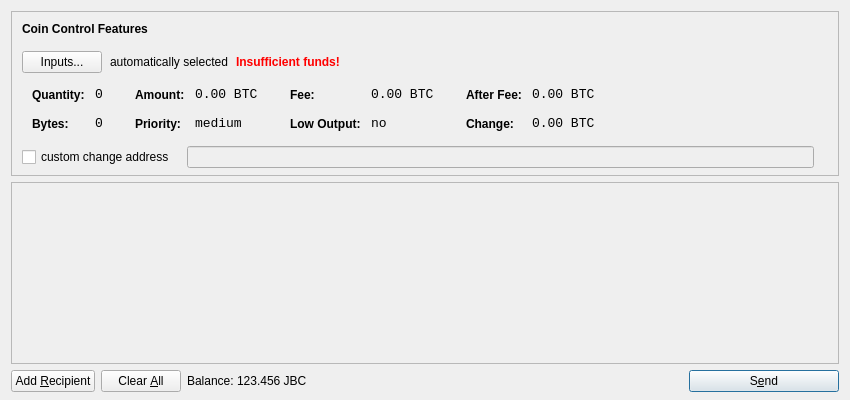
<?xml version="1.0" encoding="UTF-8"?>
<ui version="4.0">
 <class>SendCoinsDialog</class>
 <widget class="QDialog" name="SendCoinsDialog">
  <property name="geometry">
   <rect>
    <x>0</x>
    <y>0</y>
    <width>850</width>
    <height>400</height>
   </rect>
  </property>
  <property name="windowTitle">
   <string>Send Coins</string>
  </property>
  <layout class="QVBoxLayout" name="verticalLayout" stretch="0,1,0">
   <property name="bottomMargin">
    <number>8</number>
   </property>
   <item>
    <widget class="QFrame" name="frameCoinControl">
     <property name="sizePolicy">
      <sizepolicy hsizetype="Expanding" vsizetype="Expanding">
       <horstretch>0</horstretch>
       <verstretch>0</verstretch>
      </sizepolicy>
     </property>
     <property name="maximumSize">
      <size>
       <width>16777215</width>
       <height>16777215</height>
      </size>
     </property>
     <property name="frameShape">
      <enum>QFrame::StyledPanel</enum>
     </property>
     <property name="frameShadow">
      <enum>QFrame::Sunken</enum>
     </property>
     <layout class="QVBoxLayout" name="verticalLayoutCoinControl2">
      <property name="spacing">
       <number>-1</number>
      </property>
      <property name="leftMargin">
       <number>0</number>
      </property>
      <property name="topMargin">
       <number>0</number>
      </property>
      <property name="rightMargin">
       <number>0</number>
      </property>
      <property name="bottomMargin">
       <number>6</number>
      </property>
      <item>
       <layout class="QVBoxLayout" name="verticalLayoutCoinControl" stretch="0,0,0,0,1">
        <property name="spacing">
         <number>0</number>
        </property>
        <property name="leftMargin">
         <number>10</number>
        </property>
        <property name="topMargin">
         <number>10</number>
        </property>
        <item>
         <layout class="QHBoxLayout" name="horizontalLayoutCoinControl1">
          <property name="bottomMargin">
           <number>15</number>
          </property>
          <item>
           <widget class="QLabel" name="labelCoinControlFeatures">
            <property name="sizePolicy">
             <sizepolicy hsizetype="Preferred" vsizetype="Maximum">
              <horstretch>0</horstretch>
              <verstretch>0</verstretch>
             </sizepolicy>
            </property>
            <property name="font">
             <font>
              <weight>75</weight>
              <bold>true</bold>
             </font>
            </property>
            <property name="styleSheet">
             <string notr="true">font-weight:bold;</string>
            </property>
            <property name="text">
             <string>Coin Control Features</string>
            </property>
           </widget>
          </item>
         </layout>
        </item>
        <item>
         <layout class="QHBoxLayout" name="horizontalLayoutCoinControl2" stretch="0,0,0,0">
          <property name="spacing">
           <number>8</number>
          </property>
          <property name="bottomMargin">
           <number>10</number>
          </property>
          <item>
           <widget class="QPushButton" name="pushButtonCoinControl">
            <property name="styleSheet">
             <string notr="true"/>
            </property>
            <property name="text">
             <string>Inputs...</string>
            </property>
           </widget>
          </item>
          <item>
           <widget class="QLabel" name="labelCoinControlAutomaticallySelected">
            <property name="text">
             <string>automatically selected</string>
            </property>
            <property name="margin">
             <number>5</number>
            </property>
           </widget>
          </item>
          <item>
           <widget class="QLabel" name="labelCoinControlInsuffFunds">
            <property name="font">
             <font>
              <weight>75</weight>
              <bold>true</bold>
             </font>
            </property>
            <property name="styleSheet">
             <string notr="true">color:red;font-weight:bold;</string>
            </property>
            <property name="text">
             <string>Insufficient funds!</string>
            </property>
            <property name="margin">
             <number>5</number>
            </property>
           </widget>
          </item>
          <item>
           <spacer name="horizontalSpacerCoinControl">
            <property name="orientation">
             <enum>Qt::Horizontal</enum>
            </property>
            <property name="sizeHint" stdset="0">
             <size>
              <width>40</width>
              <height>1</height>
             </size>
            </property>
           </spacer>
          </item>
         </layout>
        </item>
        <item>
         <widget class="QWidget" name="widgetCoinControl" native="true">
          <property name="sizePolicy">
           <sizepolicy hsizetype="Preferred" vsizetype="Preferred">
            <horstretch>0</horstretch>
            <verstretch>0</verstretch>
           </sizepolicy>
          </property>
          <property name="minimumSize">
           <size>
            <width>0</width>
            <height>0</height>
           </size>
          </property>
          <property name="styleSheet">
           <string notr="true"/>
          </property>
          <layout class="QHBoxLayout" name="horizontalLayoutCoinControl5">
           <property name="margin">
            <number>0</number>
           </property>
           <item>
            <layout class="QHBoxLayout" name="horizontalLayoutCoinControl3" stretch="0,0,0,1">
             <property name="spacing">
              <number>20</number>
             </property>
             <property name="topMargin">
              <number>0</number>
             </property>
             <property name="bottomMargin">
              <number>10</number>
             </property>
             <item>
              <layout class="QFormLayout" name="formLayoutCoinControl1">
               <property name="horizontalSpacing">
                <number>10</number>
               </property>
               <property name="verticalSpacing">
                <number>14</number>
               </property>
               <property name="leftMargin">
                <number>10</number>
               </property>
               <property name="topMargin">
                <number>4</number>
               </property>
               <property name="rightMargin">
                <number>6</number>
               </property>
               <item row="0" column="0">
                <widget class="QLabel" name="labelCoinControlQuantityText">
                 <property name="styleSheet">
                  <string notr="true">font-weight:bold;</string>
                 </property>
                 <property name="text">
                  <string>Quantity:</string>
                 </property>
                 <property name="margin">
                  <number>0</number>
                 </property>
                </widget>
               </item>
               <item row="0" column="1">
                <widget class="QLabel" name="labelCoinControlQuantity">
                 <property name="font">
                  <font>
                   <family>Monospace</family>
                   <pointsize>10</pointsize>
                  </font>
                 </property>
                 <property name="cursor">
                  <cursorShape>IBeamCursor</cursorShape>
                 </property>
                 <property name="contextMenuPolicy">
                  <enum>Qt::ActionsContextMenu</enum>
                 </property>
                 <property name="text">
                  <string notr="true">0</string>
                 </property>
                 <property name="margin">
                  <number>0</number>
                 </property>
                 <property name="textInteractionFlags">
                  <set>Qt::LinksAccessibleByMouse|Qt::TextSelectableByKeyboard|Qt::TextSelectableByMouse</set>
                 </property>
                </widget>
               </item>
               <item row="1" column="0">
                <widget class="QLabel" name="labelCoinControlBytesText">
                 <property name="styleSheet">
                  <string notr="true">font-weight:bold;</string>
                 </property>
                 <property name="text">
                  <string>Bytes:</string>
                 </property>
                </widget>
               </item>
               <item row="1" column="1">
                <widget class="QLabel" name="labelCoinControlBytes">
                 <property name="font">
                  <font>
                   <family>Monospace</family>
                   <pointsize>10</pointsize>
                  </font>
                 </property>
                 <property name="cursor">
                  <cursorShape>IBeamCursor</cursorShape>
                 </property>
                 <property name="contextMenuPolicy">
                  <enum>Qt::ActionsContextMenu</enum>
                 </property>
                 <property name="text">
                  <string notr="true">0</string>
                 </property>
                 <property name="textInteractionFlags">
                  <set>Qt::LinksAccessibleByMouse|Qt::TextSelectableByKeyboard|Qt::TextSelectableByMouse</set>
                 </property>
                </widget>
               </item>
              </layout>
             </item>
             <item>
              <layout class="QFormLayout" name="formLayoutCoinControl2">
               <property name="horizontalSpacing">
                <number>10</number>
               </property>
               <property name="verticalSpacing">
                <number>14</number>
               </property>
               <property name="leftMargin">
                <number>6</number>
               </property>
               <property name="topMargin">
                <number>4</number>
               </property>
               <property name="rightMargin">
                <number>6</number>
               </property>
               <item row="0" column="0">
                <widget class="QLabel" name="labelCoinControlAmountText">
                 <property name="styleSheet">
                  <string notr="true">font-weight:bold;</string>
                 </property>
                 <property name="text">
                  <string>Amount:</string>
                 </property>
                 <property name="margin">
                  <number>0</number>
                 </property>
                </widget>
               </item>
               <item row="0" column="1">
                <widget class="QLabel" name="labelCoinControlAmount">
                 <property name="font">
                  <font>
                   <family>Monospace</family>
                   <pointsize>10</pointsize>
                  </font>
                 </property>
                 <property name="cursor">
                  <cursorShape>IBeamCursor</cursorShape>
                 </property>
                 <property name="contextMenuPolicy">
                  <enum>Qt::ActionsContextMenu</enum>
                 </property>
                 <property name="text">
                  <string notr="true">0.00 BTC</string>
                 </property>
                 <property name="textInteractionFlags">
                  <set>Qt::LinksAccessibleByMouse|Qt::TextSelectableByKeyboard|Qt::TextSelectableByMouse</set>
                 </property>
                </widget>
               </item>
               <item row="1" column="0">
                <widget class="QLabel" name="labelCoinControlPriorityText">
                 <property name="styleSheet">
                  <string notr="true">font-weight:bold;</string>
                 </property>
                 <property name="text">
                  <string>Priority:</string>
                 </property>
                </widget>
               </item>
               <item row="1" column="1">
                <widget class="QLabel" name="labelCoinControlPriority">
                 <property name="font">
                  <font>
                   <family>Monospace</family>
                   <pointsize>10</pointsize>
                  </font>
                 </property>
                 <property name="cursor">
                  <cursorShape>IBeamCursor</cursorShape>
                 </property>
                 <property name="contextMenuPolicy">
                  <enum>Qt::ActionsContextMenu</enum>
                 </property>
                 <property name="text">
                  <string>medium</string>
                 </property>
                 <property name="textInteractionFlags">
                  <set>Qt::LinksAccessibleByMouse|Qt::TextSelectableByKeyboard|Qt::TextSelectableByMouse</set>
                 </property>
                </widget>
               </item>
              </layout>
             </item>
             <item>
              <layout class="QFormLayout" name="formLayoutCoinControl3">
               <property name="horizontalSpacing">
                <number>10</number>
               </property>
               <property name="verticalSpacing">
                <number>14</number>
               </property>
               <property name="leftMargin">
                <number>6</number>
               </property>
               <property name="topMargin">
                <number>4</number>
               </property>
               <property name="rightMargin">
                <number>6</number>
               </property>
               <item row="0" column="0">
                <widget class="QLabel" name="labelCoinControlFeeText">
                 <property name="styleSheet">
                  <string notr="true">font-weight:bold;</string>
                 </property>
                 <property name="text">
                  <string>Fee:</string>
                 </property>
                 <property name="margin">
                  <number>0</number>
                 </property>
                </widget>
               </item>
               <item row="0" column="1">
                <widget class="QLabel" name="labelCoinControlFee">
                 <property name="font">
                  <font>
                   <family>Monospace</family>
                   <pointsize>10</pointsize>
                  </font>
                 </property>
                 <property name="cursor">
                  <cursorShape>IBeamCursor</cursorShape>
                 </property>
                 <property name="contextMenuPolicy">
                  <enum>Qt::ActionsContextMenu</enum>
                 </property>
                 <property name="text">
                  <string notr="true">0.00 BTC</string>
                 </property>
                 <property name="textInteractionFlags">
                  <set>Qt::LinksAccessibleByMouse|Qt::TextSelectableByKeyboard|Qt::TextSelectableByMouse</set>
                 </property>
                </widget>
               </item>
               <item row="1" column="0">
                <widget class="QLabel" name="labelCoinControlLowOutputText">
                 <property name="styleSheet">
                  <string notr="true">font-weight:bold;</string>
                 </property>
                 <property name="text">
                  <string>Low Output:</string>
                 </property>
                </widget>
               </item>
               <item row="1" column="1">
                <widget class="QLabel" name="labelCoinControlLowOutput">
                 <property name="font">
                  <font>
                   <family>Monospace</family>
                   <pointsize>10</pointsize>
                  </font>
                 </property>
                 <property name="cursor">
                  <cursorShape>IBeamCursor</cursorShape>
                 </property>
                 <property name="contextMenuPolicy">
                  <enum>Qt::ActionsContextMenu</enum>
                 </property>
                 <property name="text">
                  <string>no</string>
                 </property>
                 <property name="textInteractionFlags">
                  <set>Qt::LinksAccessibleByMouse|Qt::TextSelectableByKeyboard|Qt::TextSelectableByMouse</set>
                 </property>
                </widget>
               </item>
              </layout>
             </item>
             <item>
              <layout class="QFormLayout" name="formLayoutCoinControl4">
               <property name="horizontalSpacing">
                <number>10</number>
               </property>
               <property name="verticalSpacing">
                <number>14</number>
               </property>
               <property name="leftMargin">
                <number>6</number>
               </property>
               <property name="topMargin">
                <number>4</number>
               </property>
               <property name="rightMargin">
                <number>6</number>
               </property>
               <item row="0" column="0">
                <widget class="QLabel" name="labelCoinControlAfterFeeText">
                 <property name="styleSheet">
                  <string notr="true">font-weight:bold;</string>
                 </property>
                 <property name="text">
                  <string>After Fee:</string>
                 </property>
                 <property name="margin">
                  <number>0</number>
                 </property>
                </widget>
               </item>
               <item row="0" column="1">
                <widget class="QLabel" name="labelCoinControlAfterFee">
                 <property name="font">
                  <font>
                   <family>Monospace</family>
                   <pointsize>10</pointsize>
                  </font>
                 </property>
                 <property name="cursor">
                  <cursorShape>IBeamCursor</cursorShape>
                 </property>
                 <property name="contextMenuPolicy">
                  <enum>Qt::ActionsContextMenu</enum>
                 </property>
                 <property name="text">
                  <string notr="true">0.00 BTC</string>
                 </property>
                 <property name="textInteractionFlags">
                  <set>Qt::LinksAccessibleByMouse|Qt::TextSelectableByKeyboard|Qt::TextSelectableByMouse</set>
                 </property>
                </widget>
               </item>
               <item row="1" column="0">
                <widget class="QLabel" name="labelCoinControlChangeText">
                 <property name="styleSheet">
                  <string notr="true">font-weight:bold;</string>
                 </property>
                 <property name="text">
                  <string>Change:</string>
                 </property>
                </widget>
               </item>
               <item row="1" column="1">
                <widget class="QLabel" name="labelCoinControlChange">
                 <property name="font">
                  <font>
                   <family>Monospace</family>
                   <pointsize>10</pointsize>
                  </font>
                 </property>
                 <property name="cursor">
                  <cursorShape>IBeamCursor</cursorShape>
                 </property>
                 <property name="contextMenuPolicy">
                  <enum>Qt::ActionsContextMenu</enum>
                 </property>
                 <property name="text">
                  <string notr="true">0.00 BTC</string>
                 </property>
                 <property name="textInteractionFlags">
                  <set>Qt::LinksAccessibleByMouse|Qt::TextSelectableByKeyboard|Qt::TextSelectableByMouse</set>
                 </property>
                </widget>
               </item>
              </layout>
             </item>
            </layout>
           </item>
          </layout>
         </widget>
        </item>
        <item>
         <layout class="QHBoxLayout" name="horizontalLayoutCoinControl4" stretch="0,0,0">
          <property name="spacing">
           <number>12</number>
          </property>
          <property name="sizeConstraint">
           <enum>QLayout::SetDefaultConstraint</enum>
          </property>
          <property name="topMargin">
           <number>5</number>
          </property>
          <property name="rightMargin">
           <number>5</number>
          </property>
          <item>
           <widget class="QCheckBox" name="checkBoxCoinControlChange">
            <property name="text">
             <string>custom change address</string>
            </property>
           </widget>
          </item>
          <item>
           <widget class="QLineEdit" name="lineEditCoinControlChange">
            <property name="enabled">
             <bool>false</bool>
            </property>
            <property name="sizePolicy">
             <sizepolicy hsizetype="Expanding" vsizetype="Fixed">
              <horstretch>0</horstretch>
              <verstretch>0</verstretch>
             </sizepolicy>
            </property>
           </widget>
          </item>
          <item>
           <widget class="QLabel" name="labelCoinControlChangeLabel">
            <property name="sizePolicy">
             <sizepolicy hsizetype="Preferred" vsizetype="Expanding">
              <horstretch>0</horstretch>
              <verstretch>0</verstretch>
             </sizepolicy>
            </property>
            <property name="minimumSize">
             <size>
              <width>0</width>
              <height>0</height>
             </size>
            </property>
            <property name="text">
             <string/>
            </property>
            <property name="margin">
             <number>3</number>
            </property>
           </widget>
          </item>
         </layout>
        </item>
        <item>
         <spacer name="verticalSpacerCoinControl">
          <property name="orientation">
           <enum>Qt::Vertical</enum>
          </property>
          <property name="sizeHint" stdset="0">
           <size>
            <width>800</width>
            <height>1</height>
           </size>
          </property>
         </spacer>
        </item>
       </layout>
      </item>
     </layout>
    </widget>
   </item>
   <item>
    <widget class="QScrollArea" name="scrollArea">
     <property name="widgetResizable">
      <bool>true</bool>
     </property>
     <widget class="QWidget" name="scrollAreaWidgetContents">
      <property name="geometry">
       <rect>
        <x>0</x>
        <y>0</y>
        <width>830</width>
        <height>165</height>
       </rect>
      </property>
      <layout class="QVBoxLayout" name="verticalLayout_2">
       <property name="margin">
        <number>0</number>
       </property>
       <item>
        <layout class="QVBoxLayout" name="entries">
         <property name="spacing">
          <number>6</number>
         </property>
        </layout>
       </item>
       <item>
        <spacer name="verticalSpacer">
         <property name="orientation">
          <enum>Qt::Vertical</enum>
         </property>
         <property name="sizeHint" stdset="0">
          <size>
           <width>20</width>
           <height>40</height>
          </size>
         </property>
        </spacer>
       </item>
      </layout>
     </widget>
    </widget>
   </item>
   <item>
    <layout class="QHBoxLayout" name="horizontalLayout">
     <item>
      <widget class="QPushButton" name="addButton">
       <property name="toolTip">
        <string>Send to multiple recipients at once</string>
       </property>
       <property name="text">
        <string>Add &amp;Recipient</string>
       </property>
       <property name="icon">
        <iconset resource="../bitcoin.qrc">
         <normaloff>:/icons/add</normaloff>:/icons/add</iconset>
       </property>
       <property name="autoDefault">
        <bool>false</bool>
       </property>
      </widget>
     </item>
     <item>
      <widget class="QPushButton" name="clearButton">
       <property name="sizePolicy">
        <sizepolicy hsizetype="Minimum" vsizetype="Fixed">
         <horstretch>0</horstretch>
         <verstretch>0</verstretch>
        </sizepolicy>
       </property>
       <property name="toolTip">
        <string>Remove all transaction fields</string>
       </property>
       <property name="text">
        <string>Clear &amp;All</string>
       </property>
       <property name="icon">
        <iconset resource="../bitcoin.qrc">
         <normaloff>:/icons/remove</normaloff>:/icons/remove</iconset>
       </property>
       <property name="autoRepeatDelay">
        <number>300</number>
       </property>
       <property name="autoDefault">
        <bool>false</bool>
       </property>
      </widget>
     </item>
     <item>
      <layout class="QHBoxLayout" name="horizontalLayout_2">
       <property name="spacing">
        <number>3</number>
       </property>
       <item>
        <widget class="QLabel" name="label">
         <property name="text">
          <string>Balance:</string>
         </property>
        </widget>
       </item>
       <item>
        <widget class="QLabel" name="labelBalance">
         <property name="cursor">
          <cursorShape>IBeamCursor</cursorShape>
         </property>
         <property name="text">
          <string>123.456 JBC</string>
         </property>
         <property name="textInteractionFlags">
          <set>Qt::LinksAccessibleByMouse|Qt::TextSelectableByKeyboard|Qt::TextSelectableByMouse</set>
         </property>
        </widget>
       </item>
      </layout>
     </item>
     <item>
      <spacer name="horizontalSpacer">
       <property name="orientation">
        <enum>Qt::Horizontal</enum>
       </property>
       <property name="sizeHint" stdset="0">
        <size>
         <width>40</width>
         <height>20</height>
        </size>
       </property>
      </spacer>
     </item>
     <item>
      <widget class="QPushButton" name="sendButton">
       <property name="minimumSize">
        <size>
         <width>150</width>
         <height>0</height>
        </size>
       </property>
       <property name="toolTip">
        <string>Confirm the send action</string>
       </property>
       <property name="text">
        <string>S&amp;end</string>
       </property>
       <property name="icon">
        <iconset resource="../bitcoin.qrc">
         <normaloff>:/icons/send</normaloff>:/icons/send</iconset>
       </property>
       <property name="default">
        <bool>true</bool>
       </property>
      </widget>
     </item>
    </layout>
   </item>
  </layout>
 </widget>
 <resources>
  <include location="../bitcoin.qrc"/>
 </resources>
 <connections/>
</ui>
